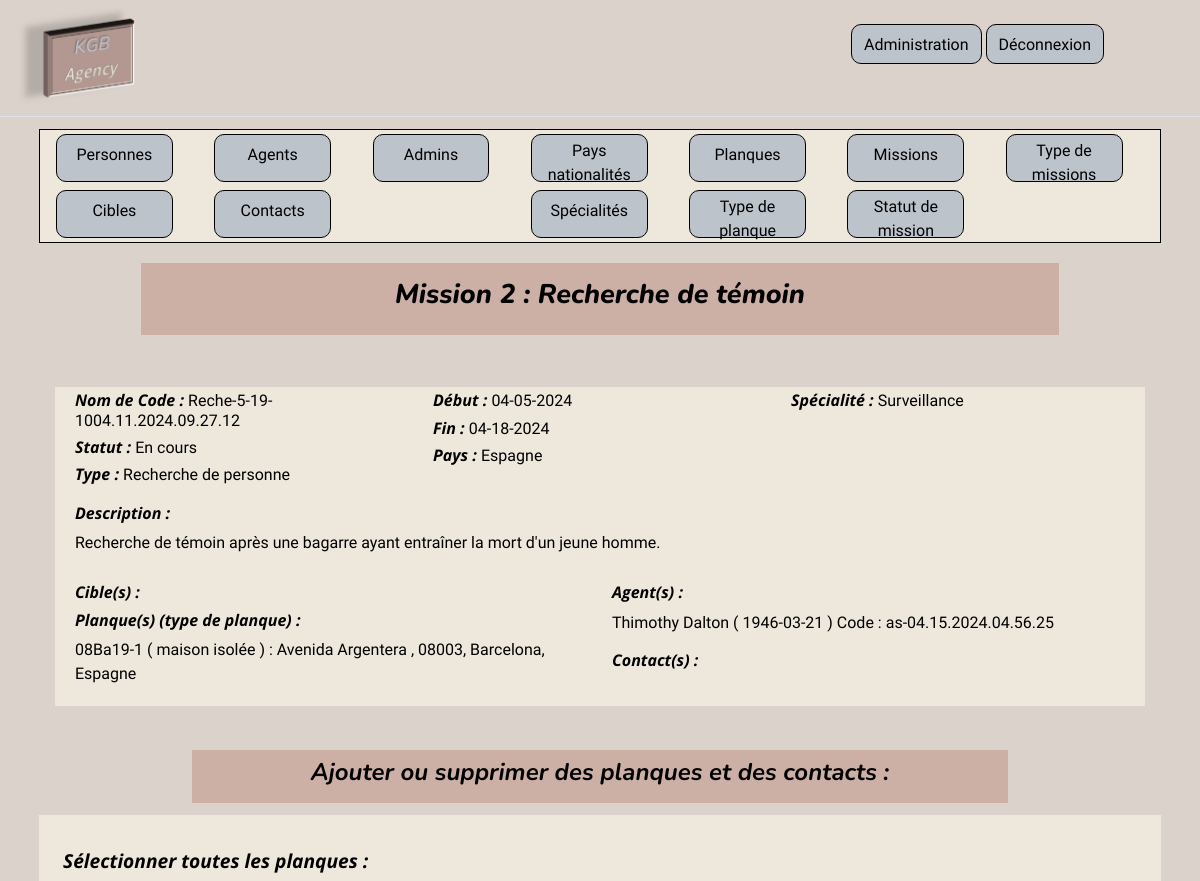
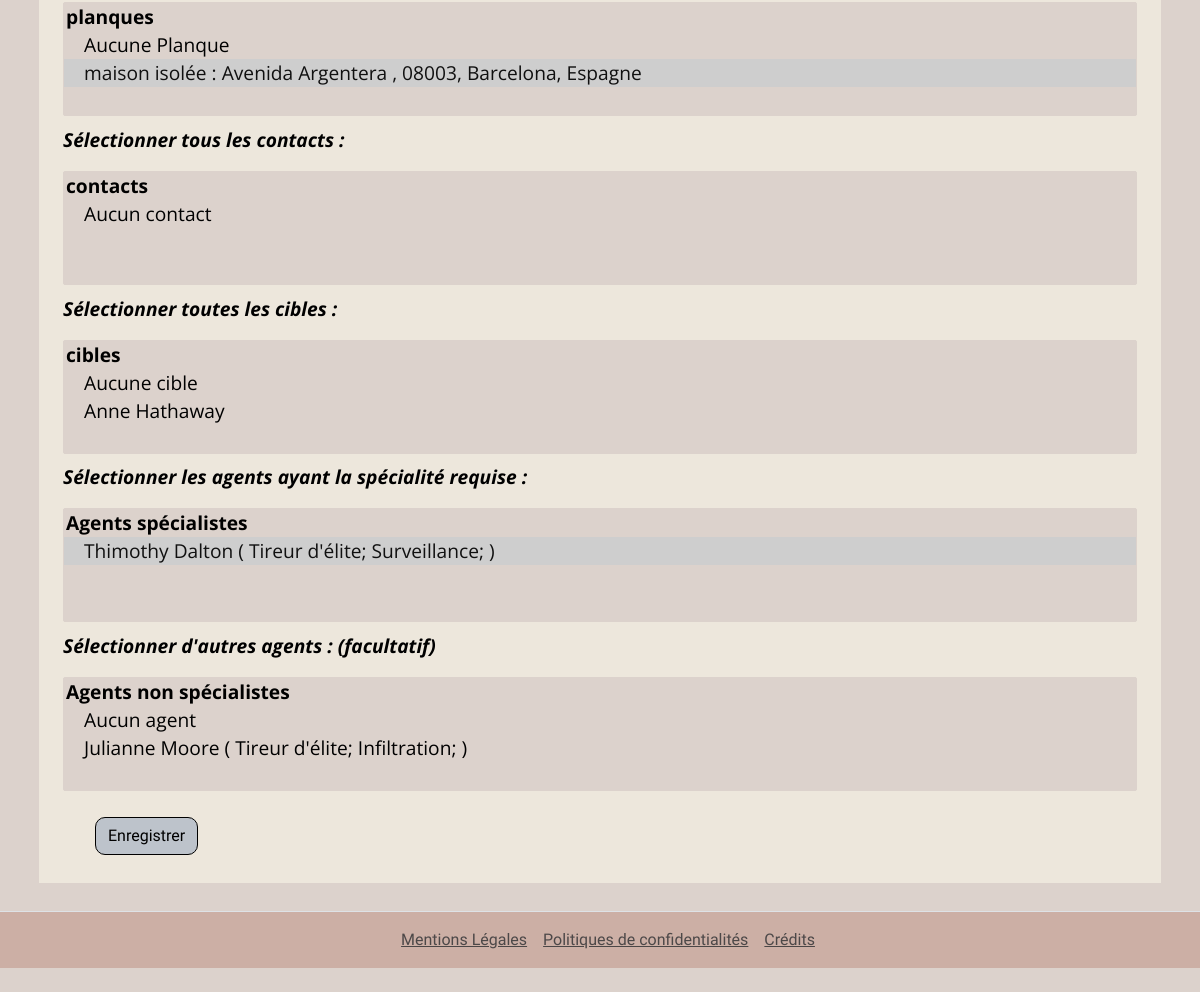
The page /index.php?controller=back&action=Mission&todo=complete&id=2 (signed in) on the database its author committed (2 pictures, top to bottom).
### tables this page shows
CREATE TABLE IF NOT EXISTS `missions` (
  `id` int(11) NOT NULL AUTO_INCREMENT,
  `title` varchar(50) NOT NULL,
  `description` text DEFAULT NULL,
  `code_name` varchar(60) NOT NULL,
  `begin_date` date DEFAULT NULL,
  `end_date` date DEFAULT NULL,
  `id_country` int(11) NOT NULL,
  `id_status` int(11) NOT NULL,
  `id_typeMission` int(11) NOT NULL,
  `id_speciality` int(11) NOT NULL,
  PRIMARY KEY (`id`),
  KEY `id_country` (`id_country`),
  KEY `id_status` (`id_status`),
  KEY `id_typeMission` (`id_typeMission`),
  KEY `id_speciality` (`id_speciality`)
);

CREATE TABLE IF NOT EXISTS `status` (
  `id` int(11) NOT NULL AUTO_INCREMENT,
  `name` varchar(50) NOT NULL,
  PRIMARY KEY (`id`)
);

CREATE TABLE IF NOT EXISTS `typemissions` (
  `id` int(11) NOT NULL AUTO_INCREMENT,
  `type_mission` varchar(50) NOT NULL,
  PRIMARY KEY (`id`)
);

CREATE TABLE IF NOT EXISTS `countries` (
  `id` int(11) NOT NULL AUTO_INCREMENT,
  `country_name` varchar(50) NOT NULL,
  `nationality` varchar(50) NOT NULL,
  PRIMARY KEY (`id`)
);

CREATE TABLE IF NOT EXISTS `specialities` (
  `id` int(11) NOT NULL AUTO_INCREMENT,
  `name` varchar(50) DEFAULT NULL,
  PRIMARY KEY (`id`)
);

CREATE TABLE IF NOT EXISTS `persons` (
  `id` char(36) NOT NULL,
  `first_name` varchar(50) NOT NULL,
  `last_name` varchar(50) NOT NULL,
  `birthdate` date DEFAULT NULL,
  PRIMARY KEY (`id`)
);

CREATE TABLE IF NOT EXISTS `agents` (
  `id_agent` char(36) NOT NULL,
  `identify_code` varchar(60) NOT NULL,
  `id_mission` int(11) DEFAULT NULL,
  PRIMARY KEY (`id_agent`),
  KEY `id_mission` (`id_mission`)
);

### templates/partials/Mission/FormComplete.php (the view, shortened to what the rows shown need)
<?php
$agentRepository = new AgentRepository();
?>
<div class="row d-flex justify-content-center ">
    <div class="col-9 m-3 p-3 d-flex align-items-center justify-content-center pageTitle">
        <h1> Mission <?php if ($mission){ echo($mission->getId(). ' : '. $mission->getTitle()); } ?></h1>
    </div>
    <div class="col-11 m-3 p-3 ">
        <?php if ($errors) { ?>
            <div class="alert alert-danger">
                <?php foreach ($errors as $error){ ?>
                    <?php echo($error) ?>
                <?php }?>
            </div>
        <?php } else {
            if ($mission) { ?>
                <div class="detail">
                    <div class="row m-1 p-1 d-flex">
                        <div class="col-12 col-md-6 col-lg-4">
                            <h2 class="attributName">Nom de Code : <span class="attributValue"><?php if (!is_null($mission->getCodeName())) {echo(htmlspecialchars($mission->getCodeName()));} ?></span></h2>
                            <h2 class="attributName">Statut : <span class="attributValue"><?php if ($status && key_exists('name',$status)) {echo(htmlspecialchars($status['name']));} ?></span></h2>
                            <h2 class="attributName">Type : <span class="attributValue"><?php if ($typeMission && key_exists('type_mission',$typeMission)) {echo(htmlspecialchars($typeMission['type_mission']));} ?></span></h2>
                        </div>
                        <div class="col-12 col-md-6 col-lg-4">
                            <h2 class="attributName">Début : <span class="attributValue"><?php if (!is_null($mission->getBeginDate())) { echo($mission->getBeginDate()->format("m-d-Y")); } ?></span></h2>
                            <h2 class="attributName">Fin : <span class="attributValue"><?php if (!is_null($mission->getEndDate())) { echo($mission->getEndDate()->format("m-d-Y")); } ?></span></h2>
                            <h2 class="attributName">Pays : <span class="attributValue"><?php if ($country && key_exists('country_name',$country)) {echo(htmlspecialchars($country['country_name']));} ?></span></h2>
                        </div>
                        <div class="col-12 col-md-6 col-lg-4">
                            <h2 class="attributName">Spécialité : <span class="attributValue"><?php if ($speciality && key_exists('name',$speciality)) {echo(htmlspecialchars($speciality['name']));} ?></span></h2>
                        </div>
                    </div>
                    <div class="row m-1 p-1 d-flex">
                        <h2 class="attributName">Description : </h2>
                        <p class="attributValue"><?php if (!is_null($mission->getDescription())) {echo(htmlspecialchars($mission->getDescription()));} ?></p>
                    </div>
                    <div class="row m-1 p-1 d-flex">
                        <div class="col-12 col-md-6">
                            <h2 class="attributName">Cible(s) : </h2>
                            <h2 class="attributName">Planque(s)  (type de planque) : </h2>
                        </div>
                        <div class="col-12 col-md-6">
                            <h2 class="attributName">Agent(s) : </h2>
                            <h2 class="attributName">Contact(s) : </h2>
                        </div>
                    </div>
                </div>
        <?php } } ?>
    </div>
</div>
<div class="row d-flex justify-content-center ">
    <div class="col-11 mx-3 my-1 p-3 justify-content-center formCategory backForm">
        <form action="/index.php?controller=back&action=Mission&todo=complete&id=<?php echo($_GET['id']);?>" method="POST" name="hideouts">
            <div class="mt-3 mb-2 mx-2">
                <p class="col-12 mb-2  attributName"> Sélectionner toutes les planques :</p>
                <select multiple="multiple" name="hideouts[]" id="hideouts" class="col-12  attribueValue formInput" >
                    <optgroup label="planques">
                    </optgroup>
                </select>
                <br>
                <p class=" col-12 mt-2 attributName"> Sélectionner tous les contacts :</p>
                <select multiple="multiple" name="contacts[]" id="contacts" class="col-12 attribueValue formInput" >
                    <optgroup label="contacts">
                    </optgroup>
                </select>
                <br>
                <p class=" col-12 mt-2 attributName"> Sélectionner toutes les cibles :</p>
                <select multiple="multiple" name="targets[]" id="targets" class="col-12 attribueValue formInput" >
                    <optgroup label="cibles">
                    </optgroup>
                </select>
                <br>
                <p class=" col-12 mt-2 attributName"> Sélectionner les agents ayant la spécialité requise :</p>
                <?php if (!($idAgentsSpecialityArray) ) { ?>
                    <div class="alert alert-danger">Aucun agent disponible, il faut recruter !!</div>
                <?php } else {
                    $dispo = 0;
                    foreach ($idAgentsSpecialityArray as $idAgentSpeciality){
                        $speAgent = $agentRepository->findOneAgentById($idAgentSpeciality);
                        if (!is_bool($speAgent)){
                            $idMissionSpeAgent = $speAgent->getIdMission();
                            if (is_null($idMissionSpeAgent) || ($idMissionSpeAgent && $idMissionSpeAgent == $_GET['id'])){
                                $dispo +=1 ;
                            }
                        }
                    }
                    if ($dispo == 0) { ?>
                        <div class="alert alert-danger">Aucun agent disponible, il faut recruter !!</div>
                <?php } else { ?>
                    <select multiple="multiple" name="agentsSpeciality[]" id="agentsSpeciality" class="col-12 attribueValue formInput" >
                        <optgroup label="Agents spécialistes">
                            <?php if ($agentsDB){
                                foreach ($agentsDB as $agentDB) {
                                    if ((is_null($agentDB['id_mission']) || ($idAgentsArray && in_array($agentDB['id'],$idAgentsArray))) && (in_array($agentDB['id'], $idAgentsSpecialityArray))) {
                                        $speAgent = $agentRepository->findAllSpecialitiesByIdAgent($agentDB['id']);?>
                                        <option value="<?php echo($agentDB['id'])?>"
                                        <?php
                                        if ($idAgentsArray && in_array($agentDB['id'],$idAgentsArray)){ ?> selected <?php }
                                        ?> ><?php echo(htmlspecialchars($agentDB['complete_name']." (".$speAgent.")"));?> </option>
                                <?php } }}?>
                        </optgroup>
                    </select>
                <?php }} ?>
                <br>
                <p class=" col-12 mt-2 attributName"> Sélectionner d'autres agents : (facultatif)</p>
                <select multiple="multiple" name="agentsNoSpeciality[]" id="agentsNoSpeciality" class="col-12 attribueValue formInput" >
                    <optgroup label="Agents non spécialistes">
                    </optgroup>
                </select>
                <div class="mt-3 mb-2 mx-3">
                    <input type="submit" name="completeMission" class="mx-3 mt-2 mb-1 btn btn-primary" value="Enregistrer">
                </div>
            </div>
        </form>
    </div>
</div>

### rows shown on the page
missions: id "2", title "Recherche de témoin", code_name "Reche-5-19-1004.11.2024.09.27.12", description "Recherche de témoin après une bagarre ayant entraîner la mort d'un jeune homme."
status: name "En cours"
typemissions: type_mission "Recherche de personne"
countries: country_name "Espagne"
specialities: name "Surveillance"
persons: id.id_mission "Thimothy Dalton ( Tireur d'élite; Surveillance; ) ☑"

### other values the page prints
$mission->getBeginDate()->format("m-d-Y") "04-05-2024"
$mission->getEndDate()->format("m-d-Y") "04-18-2024"
$hideout "08Ba19-1 ( maison isolée ) : Avenida Argentera , 08003, Barcelona, Espagne"
$agent "Thimothy Dalton ( 1946-03-21 ) Code : as-04.15.2024.04.56.25"
form field value "Aucune Planque / maison isolée : Avenida Argentera , 08003, Barcelona, Espagne ☑"
